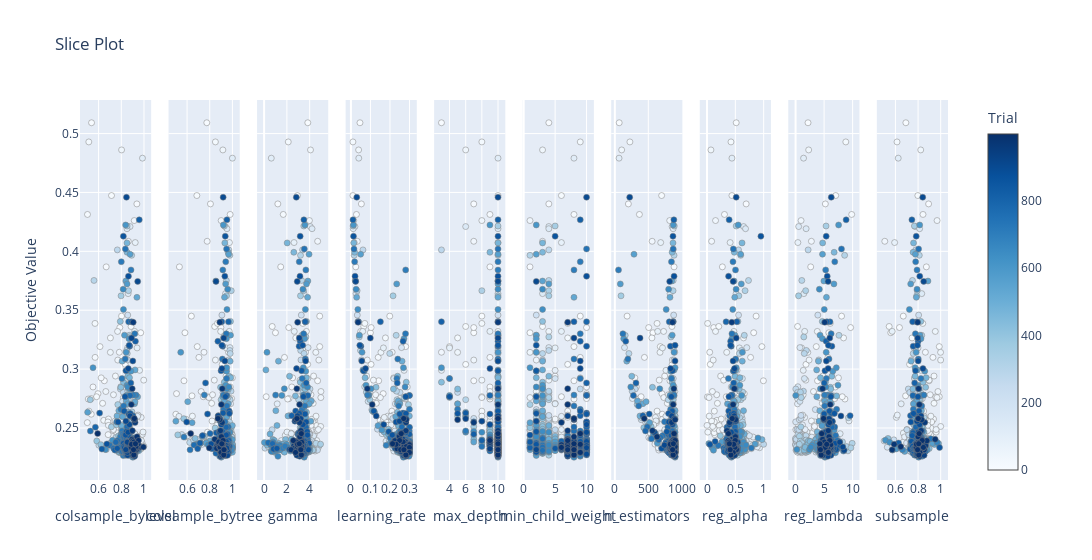

This figure's notebook cell:
### Markdown cell above
Der optimierte XGBoost-Algorithmus zeigt eine Verbesserung des RMSPE bei höheren Lernraten zwischen 0.2 und 0.3. Zudem führte eine erhöhte Anzahl an n_estimators zu besseren Ergebnissen, wobei der RMSPE bei etwa 750 Estimators zu stagnieren beginnt. Die optimale max_depth liegt bei ca. 10, während kleinere Werte zu einer höheren Varianz im RMSPE führen, was auf eine instabile Modellleistung bei geringerer Tiefe hinweist. Insgesamt zeigen diese Einstellungen eine deutliche Verbesserung der Modellgenauigkeit.

### Code cell
optuna.visualization.plot_slice(study)

### Figure 1 — Plotly figure (JSON) as saved in the notebook; plotly's stock layout.template omitted (floating-point values rounded to 4 significant figures; data arrays with more than 128 entries replaced by an {"elided": "..."} marker saying what was removed)
{"data": [{"marker": {"color": {"elided": "1000 int values"}, "colorbar": {"title": {"text": "Trial"}, "x": 1, "xpad": 40}, "colorscale": [[0, "rgb(247,251,255)"], [0.125, "rgb(222,235,247)"], [0.25, "rgb(198,219,239)"], [0.375, "rgb(158,202,225)"], [0.5, "rgb(107,174,214)"], [0.625, "rgb(66,146,198)"], [0.75, "rgb(33,113,181)"], [0.875, "rgb(8,81,156)"], [1, "rgb(8,48,107)"]], "line": {"color": "Grey", "width": 0.5}, "showscale": true}, "mode": "markers", "name": "Feasible Trial", "showlegend": false, "type": "scatter", "x": {"elided": "1000 float values"}, "xaxis": "x", "y": {"elided": "1000 float values"}, "yaxis": "y"}, {"marker": {"color": {"elided": "1000 int values"}, "colorbar": {"title": {"text": "Trial"}, "x": 1, "xpad": 40}, "colorscale": [[0, "rgb(247,251,255)"], [0.125, "rgb(222,235,247)"], [0.25, "rgb(198,219,239)"], [0.375, "rgb(158,202,225)"], [0.5, "rgb(107,174,214)"], [0.625, "rgb(66,146,198)"], [0.75, "rgb(33,113,181)"], [0.875, "rgb(8,81,156)"], [1, "rgb(8,48,107)"]], "line": {"color": "Grey", "width": 0.5}, "showscale": false}, "mode": "markers", "name": "Feasible Trial", "showlegend": false, "type": "scatter", "x": {"elided": "1000 float values"}, "xaxis": "x2", "y": {"elided": "1000 float values"}, "yaxis": "y2"}, {"marker": {"color": {"elided": "1000 int values"}, "colorbar": {"title": {"text": "Trial"}, "x": 1, "xpad": 40}, "colorscale": [[0, "rgb(247,251,255)"], [0.125, "rgb(222,235,247)"], [0.25, "rgb(198,219,239)"], [0.375, "rgb(158,202,225)"], [0.5, "rgb(107,174,214)"], [0.625, "rgb(66,146,198)"], [0.75, "rgb(33,113,181)"], [0.875, "rgb(8,81,156)"], [1, "rgb(8,48,107)"]], "line": {"color": "Grey", "width": 0.5}, "showscale": false}, "mode": "markers", "name": "Feasible Trial", "showlegend": false, "type": "scatter", "x": {"elided": "1000 float values"}, "xaxis": "x3", "y": {"elided": "1000 float values"}, "yaxis": "y3"}, {"marker": {"color": {"elided": "1000 int values"}, "colorbar": {"title": {"text": "Trial"}, "x": 1, "xpad": 40}, "colorscale": [[0, "rgb(247,251,255)"], [0.125, "rgb(222,235,247)"], [0.25, "rgb(198,219,239)"], [0.375, "rgb(158,202,225)"], [0.5, "rgb(107,174,214)"], [0.625, "rgb(66,146,198)"], [0.75, "rgb(33,113,181)"], [0.875, "rgb(8,81,156)"], [1, "rgb(8,48,107)"]], "line": {"color": "Grey", "width": 0.5}, "showscale": false}, "mode": "markers", "name": "Feasible Trial", "showlegend": false, "type": "scatter", "x": {"elided": "1000 float values"}, "xaxis": "x4", "y": {"elided": "1000 float values"}, "yaxis": "y4"}, {"marker": {"color": {"elided": "1000 int values"}, "colorbar": {"title": {"text": "Trial"}, "x": 1, "xpad": 40}, "colorscale": [[0, "rgb(247,251,255)"], [0.125, "rgb(222,235,247)"], [0.25, "rgb(198,219,239)"], [0.375, "rgb(158,202,225)"], [0.5, "rgb(107,174,214)"], [0.625, "rgb(66,146,198)"], [0.75, "rgb(33,113,181)"], [0.875, "rgb(8,81,156)"], [1, "rgb(8,48,107)"]], "line": {"color": "Grey", "width": 0.5}, "showscale": false}, "mode": "markers", "name": "Feasible Trial", "showlegend": false, "type": "scatter", "x": {"elided": "1000 int values"}, "xaxis": "x5", "y": {"elided": "1000 float values"}, "yaxis": "y5"}, {"marker": {"color": {"elided": "1000 int values"}, "colorbar": {"title": {"text": "Trial"}, "x": 1, "xpad": 40}, "colorscale": [[0, "rgb(247,251,255)"], [0.125, "rgb(222,235,247)"], [0.25, "rgb(198,219,239)"], [0.375, "rgb(158,202,225)"], [0.5, "rgb(107,174,214)"], [0.625, "rgb(66,146,198)"], [0.75, "rgb(33,113,181)"], [0.875, "rgb(8,81,156)"], [1, "rgb(8,48,107)"]], "line": {"color": "Grey", "width": 0.5}, "showscale": false}, "mode": "markers", "name": "Feasible Trial", "showlegend": false, "type": "scatter", "x": {"elided": "1000 int values"}, "xaxis": "x6", "y": {"elided": "1000 float values"}, "yaxis": "y6"}, {"marker": {"color": {"elided": "1000 int values"}, "colorbar": {"title": {"text": "Trial"}, "x": 1, "xpad": 40}, "colorscale": [[0, "rgb(247,251,255)"], [0.125, "rgb(222,235,247)"], [0.25, "rgb(198,219,239)"], [0.375, "rgb(158,202,225)"], [0.5, "rgb(107,174,214)"], [0.625, "rgb(66,146,198)"], [0.75, "rgb(33,113,181)"], [0.875, "rgb(8,81,156)"], [1, "rgb(8,48,107)"]], "line": {"color": "Grey", "width": 0.5}, "showscale": false}, "mode": "markers", "name": "Feasible Trial", "showlegend": false, "type": "scatter", "x": {"elided": "1000 int values"}, "xaxis": "x7", "y": {"elided": "1000 float values"}, "yaxis": "y7"}, {"marker": {"color": {"elided": "1000 int values"}, "colorbar": {"title": {"text": "Trial"}, "x": 1, "xpad": 40}, "colorscale": [[0, "rgb(247,251,255)"], [0.125, "rgb(222,235,247)"], [0.25, "rgb(198,219,239)"], [0.375, "rgb(158,202,225)"], [0.5, "rgb(107,174,214)"], [0.625, "rgb(66,146,198)"], [0.75, "rgb(33,113,181)"], [0.875, "rgb(8,81,156)"], [1, "rgb(8,48,107)"]], "line": {"color": "Grey", "width": 0.5}, "showscale": false}, "mode": "markers", "name": "Feasible Trial", "showlegend": false, "type": "scatter", "x": {"elided": "1000 float values"}, "xaxis": "x8", "y": {"elided": "1000 float values"}, "yaxis": "y8"}, {"marker": {"color": {"elided": "1000 int values"}, "colorbar": {"title": {"text": "Trial"}, "x": 1, "xpad": 40}, "colorscale": [[0, "rgb(247,251,255)"], [0.125, "rgb(222,235,247)"], [0.25, "rgb(198,219,239)"], [0.375, "rgb(158,202,225)"], [0.5, "rgb(107,174,214)"], [0.625, "rgb(66,146,198)"], [0.75, "rgb(33,113,181)"], [0.875, "rgb(8,81,156)"], [1, "rgb(8,48,107)"]], "line": {"color": "Grey", "width": 0.5}, "showscale": false}, "mode": "markers", "name": "Feasible Trial", "showlegend": false, "type": "scatter", "x": {"elided": "1000 float values"}, "xaxis": "x9", "y": {"elided": "1000 float values"}, "yaxis": "y9"}, {"marker": {"color": {"elided": "1000 int values"}, "colorbar": {"title": {"text": "Trial"}, "x": 1, "xpad": 40}, "colorscale": [[0, "rgb(247,251,255)"], [0.125, "rgb(222,235,247)"], [0.25, "rgb(198,219,239)"], [0.375, "rgb(158,202,225)"], [0.5, "rgb(107,174,214)"], [0.625, "rgb(66,146,198)"], [0.75, "rgb(33,113,181)"], [0.875, "rgb(8,81,156)"], [1, "rgb(8,48,107)"]], "line": {"color": "Grey", "width": 0.5}, "showscale": false}, "mode": "markers", "name": "Feasible Trial", "showlegend": false, "type": "scatter", "x": {"elided": "1000 float values"}, "xaxis": "x10", "y": {"elided": "1000 float values"}, "yaxis": "y10"}], "layout": {"title": {"text": "Slice Plot"}, "width": 3000, "xaxis": {"anchor": "y", "domain": [0, 0.082], "title": {"text": "colsample_bylevel"}}, "xaxis10": {"anchor": "y10", "domain": [0.918, 1.0], "title": {"text": "subsample"}}, "xaxis2": {"anchor": "y2", "domain": [0.102, 0.184], "title": {"text": "colsample_bytree"}}, "xaxis3": {"anchor": "y3", "domain": [0.204, 0.286], "title": {"text": "gamma"}}, "xaxis4": {"anchor": "y4", "domain": [0.306, 0.388], "title": {"text": "learning_rate"}}, "xaxis5": {"anchor": "y5", "domain": [0.408, 0.49], "title": {"text": "max_depth"}}, "xaxis6": {"anchor": "y6", "domain": [0.51, 0.592], "title": {"text": "min_child_weight"}}, "xaxis7": {"anchor": "y7", "domain": [0.612, 0.694], "title": {"text": "n_estimators"}}, "xaxis8": {"anchor": "y8", "domain": [0.714, 0.796], "title": {"text": "reg_alpha"}}, "xaxis9": {"anchor": "y9", "domain": [0.816, 0.898], "title": {"text": "reg_lambda"}}, "yaxis": {"anchor": "x", "domain": [0, 1], "title": {"text": "Objective Value"}}, "yaxis10": {"anchor": "x10", "domain": [0, 1], "matches": "y", "showticklabels": false}, "yaxis2": {"anchor": "x2", "domain": [0, 1], "matches": "y", "showticklabels": false}, "yaxis3": {"anchor": "x3", "domain": [0, 1], "matches": "y", "showticklabels": false}, "yaxis4": {"anchor": "x4", "domain": [0, 1], "matches": "y", "showticklabels": false}, "yaxis5": {"anchor": "x5", "domain": [0, 1], "matches": "y", "showticklabels": false}, "yaxis6": {"anchor": "x6", "domain": [0, 1], "matches": "y", "showticklabels": false}, "yaxis7": {"anchor": "x7", "domain": [0, 1], "matches": "y", "showticklabels": false}, "yaxis8": {"anchor": "x8", "domain": [0, 1], "matches": "y", "showticklabels": false}, "yaxis9": {"anchor": "x9", "domain": [0, 1], "matches": "y", "showticklabels": false}}}
